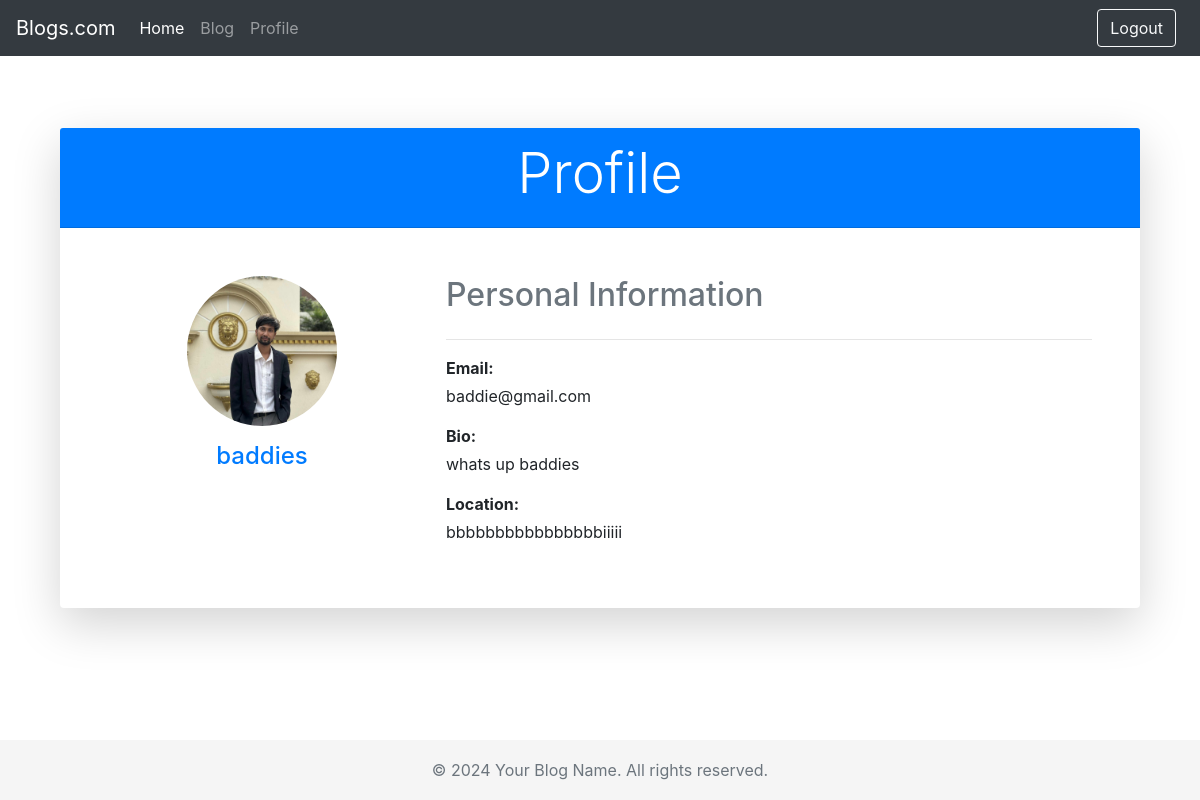
The page /profile/ (signed in) on the database its author committed.
### blog/models.py (models this page shows)
class Blogger(models.Model):
    user = models.OneToOneField(User,null=True,on_delete=models.CASCADE)
    name = models.CharField(max_length=200,null=True,verbose_name='Blogger name')
    phone = models.CharField(max_length=200,null=True,verbose_name='Phone Number')
    email = models.EmailField(max_length=200,null=True,verbose_name='Email')
    image = models.ImageField(null=True,blank=True,verbose_name='Profile Picture')
    bio = models.TextField(verbose_name='Biography')
    location = models.CharField(max_length=200,blank=True,null=True,verbose_name='Address')

### blog/views.py (the view)
# urls.py: path('profile/',profile,name='profile'),
@login_required(login_url='/login/')
def profile(request):
    user_profile = Blogger.objects.get(user=request.user)
    context={
        'user' : request.user,
        'profile': user_profile
    }
    return render(request,'profile.html',context)

### blog/Templates/profile.html (shortened to what this page needs)
{% extends 'base.html' %}
{% block content %}
<div class="container mt-5">
    <div class="card shadow-lg border-0">
        <div class="card-header text-center bg-primary text-white">
            <h1 class="display-4">Profile</h1>
        </div>
        <div class="card-body p-5">
            <div class="row">
                <div class="col-md-4 text-center">
                    {% if profile.image %}
                        <img src="{{ profile.image.url }}" alt="{{ user.username }}'s profile image" class="rounded-circle img-fluid mb-3" style="width: 150px; height: 150px; object-fit: cover;" />
                    {% else %}
                        <img src="https://via.placeholder.com/150" alt="No profile image" class="rounded-circle img-fluid mb-3" style="width: 150px; height: 150px; object-fit: cover;" />
                    {% endif %}
                    <h4 class="text-primary">{{ user.username }}</h4>
                </div>
                <div class="col-md-8">
                    <h2 class="text-secondary mb-4">Personal Information</h2>
                    <hr>
                    <div class="mb-3">
                        <p class="mb-1"><strong>Email:</strong></p>
                        <p>{{ user.email }}</p>
                    </div>
                    <div class="mb-3">
                        <p class="mb-1"><strong>Bio:</strong></p>
                        <p>{{ profile.bio }}</p>
                    </div>
                    <div class="mb-3">
                        <p class="mb-1"><strong>Location:</strong></p>
                        <p>{{ profile.location }}</p>
                    </div>
                </div>
            </div>
        </div>
    </div>
</div>
{% endblock %}

### blog/Templates/base.html (style rules this page uses)
body { padding-top: 5rem; }

### rows shown on the page
Blogger: image (picture), bio "whats up baddies", location "bbbbbbbbbbbbbbbbiiiii"

### other values the page prints
{{ user.username }} "baddies"
{{ user.email }} "baddie@gmail.com"
